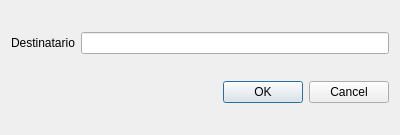
<?xml version="1.0" encoding="UTF-8"?>
<ui version="4.0">
 <class>NewContatoDialog</class>
 <widget class="QDialog" name="NewContatoDialog">
  <property name="geometry">
   <rect>
    <x>0</x>
    <y>0</y>
    <width>400</width>
    <height>135</height>
   </rect>
  </property>
  <property name="windowTitle">
   <string>Dialog</string>
  </property>
  <layout class="QVBoxLayout" name="verticalLayout">
   <item>
    <layout class="QHBoxLayout" name="horizontalLayout">
     <item>
      <widget class="QLabel" name="label">
       <property name="text">
        <string>Destinatario</string>
       </property>
      </widget>
     </item>
     <item>
      <widget class="QLineEdit" name="Dest_lineEdit"/>
     </item>
    </layout>
   </item>
   <item>
    <widget class="QDialogButtonBox" name="buttonBox">
     <property name="orientation">
      <enum>Qt::Horizontal</enum>
     </property>
     <property name="standardButtons">
      <set>QDialogButtonBox::Cancel|QDialogButtonBox::Ok</set>
     </property>
    </widget>
   </item>
  </layout>
 </widget>
 <resources/>
 <connections>
  <connection>
   <sender>buttonBox</sender>
   <signal>accepted()</signal>
   <receiver>NewContatoDialog</receiver>
   <slot>accept()</slot>
   <hints>
    <hint type="sourcelabel">
     <x>248</x>
     <y>254</y>
    </hint>
    <hint type="destinationlabel">
     <x>157</x>
     <y>274</y>
    </hint>
   </hints>
  </connection>
  <connection>
   <sender>buttonBox</sender>
   <signal>rejected()</signal>
   <receiver>NewContatoDialog</receiver>
   <slot>reject()</slot>
   <hints>
    <hint type="sourcelabel">
     <x>316</x>
     <y>260</y>
    </hint>
    <hint type="destinationlabel">
     <x>286</x>
     <y>274</y>
    </hint>
   </hints>
  </connection>
 </connections>
</ui>
